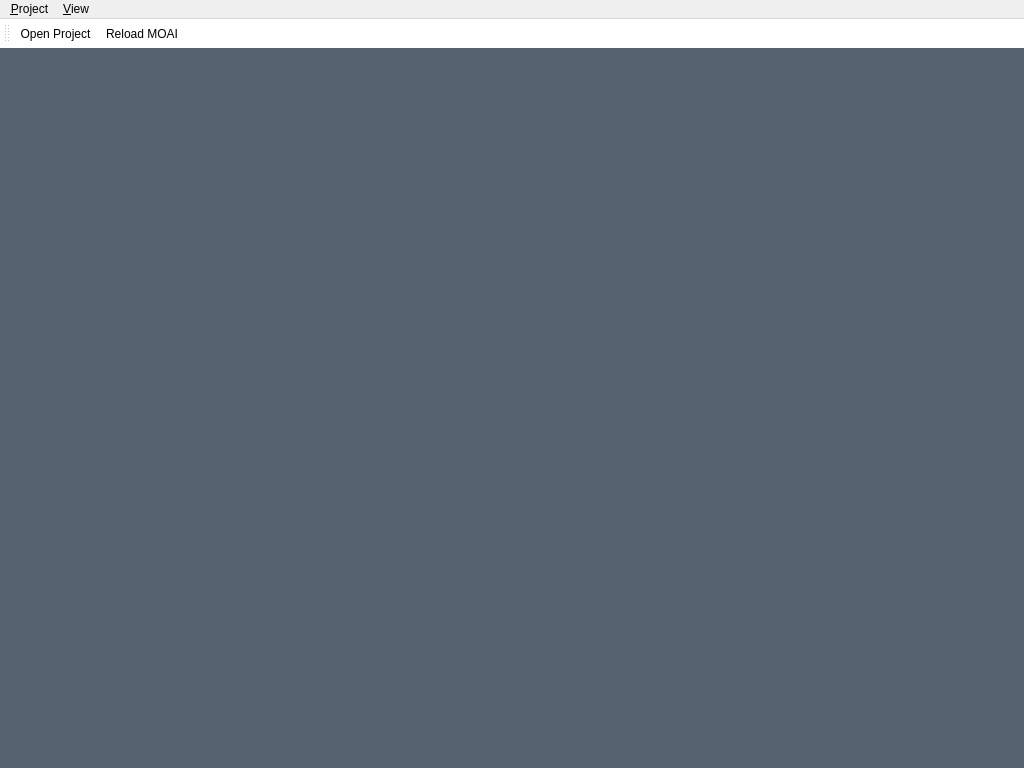
<?xml version="1.0" encoding="UTF-8"?>
<ui version="4.0">
 <class>MainWindow</class>
 <widget class="QMainWindow" name="MainWindow">
  <property name="geometry">
   <rect>
    <x>0</x>
    <y>0</y>
    <width>1024</width>
    <height>768</height>
   </rect>
  </property>
  <property name="sizePolicy">
   <sizepolicy hsizetype="Preferred" vsizetype="Preferred">
    <horstretch>0</horstretch>
    <verstretch>0</verstretch>
   </sizepolicy>
  </property>
  <property name="windowTitle">
   <string>MainWindow</string>
  </property>
  <property name="styleSheet">
   <string notr="true">#centralwidget {
background-color:#556270;
}</string>
  </property>
  <widget class="QWidget" name="centralwidget"/>
  <widget class="QMenuBar" name="menuBar">
   <property name="geometry">
    <rect>
     <x>0</x>
     <y>0</y>
     <width>1024</width>
     <height>22</height>
    </rect>
   </property>
   <widget class="QMenu" name="menuProject">
    <property name="title">
     <string>&amp;Project</string>
    </property>
    <addaction name="openAction"/>
    <addaction name="separator"/>
    <addaction name="reloadAction"/>
   </widget>
   <widget class="QMenu" name="menuView">
    <property name="title">
     <string>&amp;View</string>
    </property>
   </widget>
   <addaction name="menuProject"/>
   <addaction name="menuView"/>
  </widget>
  <widget class="QToolBar" name="toolBar">
   <property name="windowTitle">
    <string>toolBar</string>
   </property>
   <property name="autoFillBackground">
    <bool>false</bool>
   </property>
   <property name="styleSheet">
    <string notr="true">#toolBar {
background-color: white;
border: 0px;
}</string>
   </property>
   <attribute name="toolBarArea">
    <enum>TopToolBarArea</enum>
   </attribute>
   <attribute name="toolBarBreak">
    <bool>false</bool>
   </attribute>
   <addaction name="openAction"/>
   <addaction name="reloadAction"/>
  </widget>
  <action name="openAction">
   <property name="icon">
    <iconset resource="../images.qrc">
     <normaloff>:/main/images/folder.png</normaloff>:/main/images/folder.png</iconset>
   </property>
   <property name="text">
    <string>&amp;Open Project</string>
   </property>
  </action>
  <action name="reloadAction">
   <property name="icon">
    <iconset resource="../images.qrc">
     <normaloff>:/main/images/refresh.png</normaloff>:/main/images/refresh.png</iconset>
   </property>
   <property name="text">
    <string>Reload MOAI</string>
   </property>
  </action>
 </widget>
 <resources>
  <include location="../images.qrc"/>
 </resources>
 <connections>
  <connection>
   <sender>openAction</sender>
   <signal>triggered()</signal>
   <receiver>MainWindow</receiver>
   <slot>showOpenProjectDialog()</slot>
   <hints>
    <hint type="sourcelabel">
     <x>-1</x>
     <y>-1</y>
    </hint>
    <hint type="destinationlabel">
     <x>511</x>
     <y>383</y>
    </hint>
   </hints>
  </connection>
  <connection>
   <sender>reloadAction</sender>
   <signal>triggered()</signal>
   <receiver>MainWindow</receiver>
   <slot>reloadMoai()</slot>
   <hints>
    <hint type="sourcelabel">
     <x>-1</x>
     <y>-1</y>
    </hint>
    <hint type="destinationlabel">
     <x>511</x>
     <y>383</y>
    </hint>
   </hints>
  </connection>
 </connections>
 <slots>
  <slot>showOpenProjectDialog()</slot>
  <slot>reloadMoai()</slot>
 </slots>
</ui>
